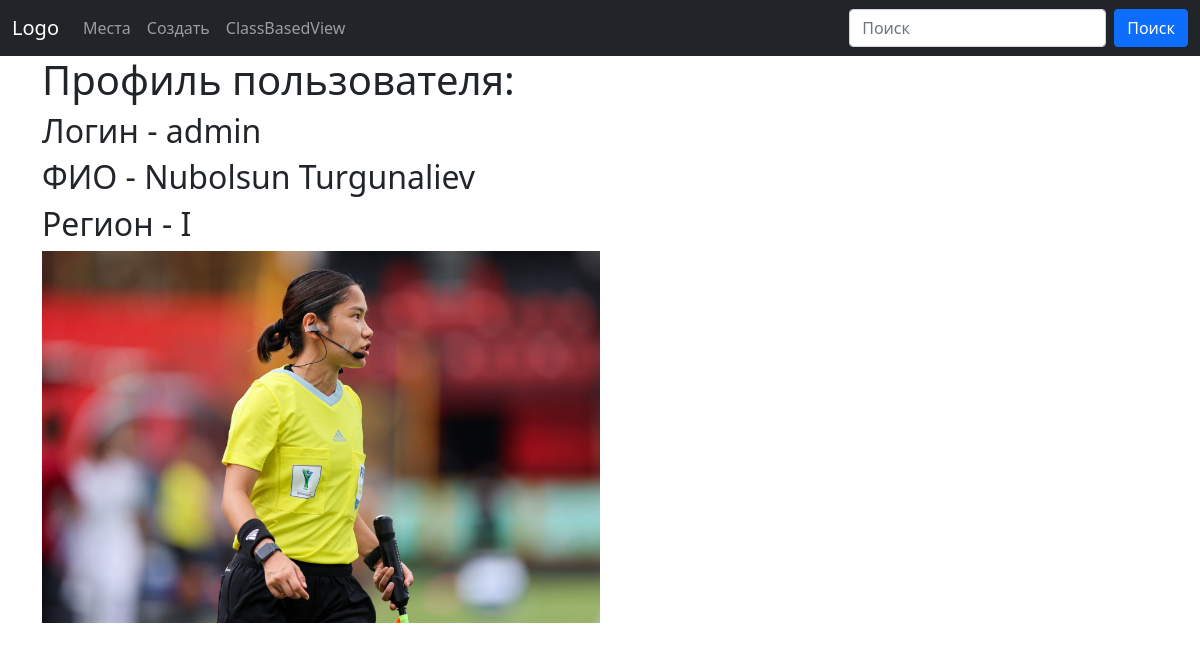
/profile/ (signed in), run on the app's committed database.
### core/models.py (models this page shows, shortened)
class Profile(models.Model):
    user = models.OneToOneField(to=User, on_delete=models.CASCADE, related_name='profile')
    region = models.CharField(max_length=1, choices=(("B", "Bishkek"), ("C", "Chuy"), ("I", "Issyk-Kol"),))
    photo = models.ImageField(upload_to='profile_photo', null=True, blank=True)

### core/views.py (the view)
# urls.py: path("profile/", profile, name="profile"),
def profile(request):
    user = request.user
    profile_obj = user.profile
    return render(request, "core/profile.html", {"profile": profile_obj})

### core/templates/core/profile.html
{% extends 'base.html' %}
{% block page %}
    <h1>Профиль пользователя:</h1>
    <h2>Логин - {{profile.user.username}}</h2>
    <h2>ФИО - {{profile.user.get_full_name}}</h2>
    <h2>Регион - {{profile.region}}</h2>
    <img src="{{profile.photo.url}}" width="50%" height="50%">
{% endblock %}

### data on the page
Profile: user.username "admin", user.get_full_name "Nubolsun Turgunaliev", region "I", photo (picture)
